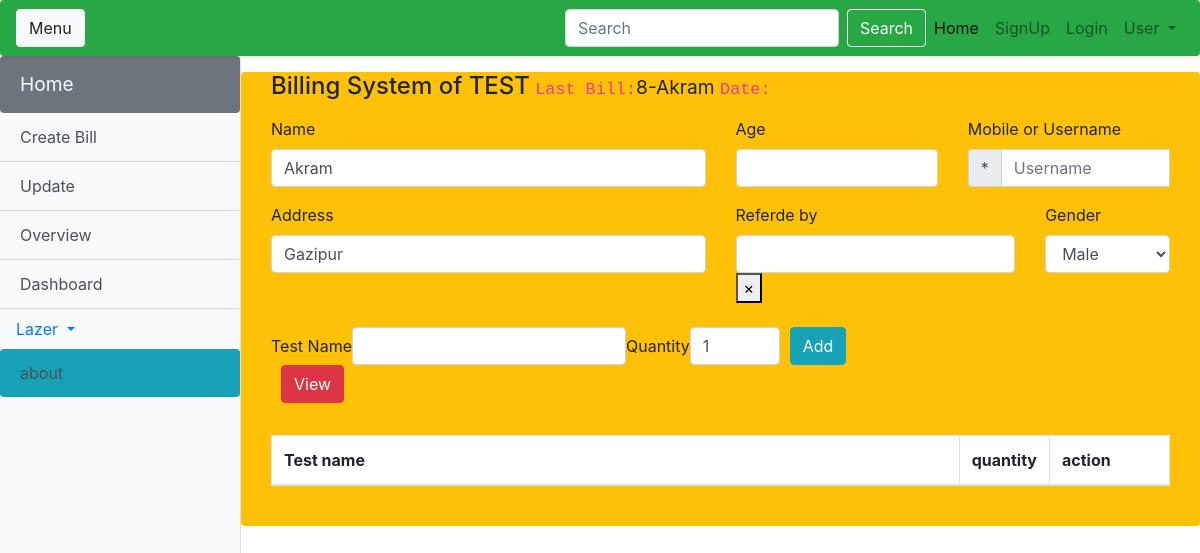
The page / on the database its author committed.
### pathology/models.py (models this page shows, shortened)
class Consumer(models.Model):
	name = models.CharField(max_length=30)
	address = models.CharField(max_length=50)
	age = models.CharField(max_length=6, null=True, blank=True)
	gender = models.CharField(max_length=6, null=True, blank=True)
	mobile = models.CharField(max_length=11, null=True, blank=True)
	ReferredBy = models.ForeignKey(Referred, on_delete=models.CASCADE, blank=True, null=True)

### pathology/views.py (the view)
# urls.py: path('',views.TestBill, name='testbill'),
def TestBill(request):
	consumers=Consumer.objects.all()[:20]
	product=Item.objects.all()
	Refer=Referred.objects.all()
	obj= Consumer.objects.filter().order_by('-id')[0]
	if request.method == "POST":
		name= request.POST.get('name')
		address = request.POST.get('address')
		consums = Consumer.objects.filter(name=name, address = address).first()
		if consums is None:
			consums = Consumer.objects.create(name=name, address = address)
			return redirect('testbill')
		else:
			return render(request, 'pathology/test_bill.html', {'msg':"Already This name exists"})
	else:
		return render(request, 'pathology/test_bill.html', {'obj':obj, 'consumers':consumers,'product':product, 'Refer':Refer})

### pathology/templates/pathology/test_bill.html (shortened to what this page needs)
{% extends 'pathology/base.html' %}
{% block content %}
<div class="container py-3">
  <div class="row" id="row_container">
    <div class="col-md-12 bg-warning rounded">
		<div class="col-md-12 order-md-1">
			<h4 class="mb-3">Billing System of TEST<small> <code> Last Bill:</code>{{ obj.id }}-{{ obj.name }} <code> Date:</code> {{ object.ordered_date }} </small></h4>
				<div class="needs-validation" novalidate>
		<div class="row">
			<div class="col-md-6 mb-3">
            <label for="firstName">Name</label>
            <input type="text" autocomplete="off" class="form-control" id="consumer_name" list="consumer_list_show" value="{{ obj.name }}">
			</div>
			<div class="col-md-3 mb-3">
            <label for="lastName">Age</label>
            <input type="text" class="form-control" id="age" name="age">
			</div>
			<div class="col-md-3 mb-3">
			<label for="username">Mobile or Username</label>
			<div class="input-group">
            <div class="input-group-prepend">
            <span class="input-group-text">*</span>
            </div>
            <input type="text" class="form-control" id="mobile" placeholder="Username">
			</div>
			</div>
        </div>
		<div class="row">
			<div class="col-md-6 mb-3">
			<label for="address">Address</label>
			<input type="text" autocomplete="off" class="form-control" id="consumer_address" list="consumer_address_show" value="{{ obj.address }}">
			</div>
			<div class="col-md-4 mb-4">
            <label for="lastName">Referde by</label>
            <input type="text" autocomplete="off" class="form-control" name="referredby" id="referredby" list="referredby_list"><button onclick="document.getElementById('referredby').value = ''">×</button>
			</div>
			<div class="col-md-2 mb-2">
            <label for="lastName">Gender</label>
	            <select type="text" autocomplete="off" class="form-control" id="gender" name="gender" list="gender">
				  <option value="Male">Male</option>
				</select>
			</div>
		</div>
		<div class="row">
          <div class="col-md-8 mb-3 form-inline" >
			<label for="usr">Test Name</label>
			<input type="text" autocomplete="off" class="form-control" name="material-for-product" list="product_list">
	        <label for="usr">Quantity</label>
	        <input type="number" class="form-control" id="raw_material_price" style="width:90px" value=1>
			<button class="btn btn-info add_item" height="30" width="30" style="margin-left:10px;">Add</button>
			<button class="btn btn-danger send_button_view" style="margin-left:10px;">View</button>
		  </div>
		</div>
	<div>
		<table class="table table-bordered table-hover" style="background-color: white;margin-top: 16px">
			<thead>
				<tr>
					<th>Test name</th>
					<th style="width: 80px">quantity</th>
					<th style="width:120px">action</th>
				</tr>
			</thead>
		</table>
	</div><br/>
		</div>
	  </div>
	</div>
  </div>
</div>
{% endblock %}

### pathology/templates/pathology/test_bill.html (style rules this page uses)
.container { max-width: 960px; }

### rows shown on the page
Consumer: id "8", name "Akram", address "Gazipur"
